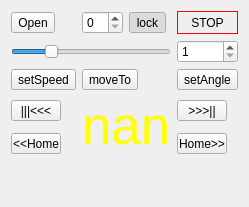
        <widget class="QWidget" name="tab_angle">
         <attribute name="title">
          <string>angle</string>
         </attribute>
         <layout class="QVBoxLayout" name="verticalLayout">
          <item>
           <layout class="QGridLayout" name="gridLayout_2">
            <item row="3" column="0">
             <widget class="QToolButton" name="setStepperSpeed">
              <property name="text">
               <string>setSpeed</string>
              </property>
             </widget>
            </item>
            <item row="4" column="0">
             <widget class="QToolButton" name="CWMoveToStop">
              <property name="sizePolicy">
               <sizepolicy hsizetype="Fixed" vsizetype="Fixed">
                <horstretch>0</horstretch>
                <verstretch>0</verstretch>
               </sizepolicy>
              </property>
              <property name="maximumSize">
               <size>
                <width>50</width>
                <height>16777215</height>
               </size>
              </property>
              <property name="text">
               <string>|||&lt;&lt;&lt;</string>
              </property>
             </widget>
            </item>
            <item row="0" column="0">
             <widget class="QToolButton" name="openAngleSensorPort">
              <property name="text">
               <string>Open</string>
              </property>
              <property name="checkable">
               <bool>true</bool>
              </property>
             </widget>
            </item>
            <item row="4" column="1" rowspan="2" colspan="4">
             <widget class="QLabel" name="currentAngle">
              <property name="styleSheet">
               <string notr="true">color:yellow; font-size:40pt;</string>
              </property>
              <property name="text">
               <string>nan</string>
              </property>
             </widget>
            </item>
            <item row="0" column="1">
             <widget class="QSpinBox" name="angleSensorPort">
              <property name="maximumSize">
               <size>
                <width>50</width>
                <height>16777215</height>
               </size>
              </property>
             </widget>
            </item>
            <item row="1" column="0" rowspan="2" colspan="5">
             <widget class="QSlider" name="stepperSpeed">
              <property name="sizePolicy">
               <sizepolicy hsizetype="Expanding" vsizetype="Expanding">
                <horstretch>0</horstretch>
                <verstretch>0</verstretch>
               </sizepolicy>
              </property>
              <property name="maximumSize">
               <size>
                <width>200</width>
                <height>16777215</height>
               </size>
              </property>
              <property name="minimum">
               <number>50</number>
              </property>
              <property name="maximum">
               <number>2100</number>
              </property>
              <property name="value">
               <number>512</number>
              </property>
              <property name="orientation">
               <enum>Qt::Horizontal</enum>
              </property>
             </widget>
            </item>
            <item row="1" column="5" rowspan="2">
             <widget class="QSpinBox" name="stepperSpeedValue">
              <property name="sizePolicy">
               <sizepolicy hsizetype="Minimum" vsizetype="Expanding">
                <horstretch>0</horstretch>
                <verstretch>0</verstretch>
               </sizepolicy>
              </property>
              <property name="minimum">
               <number>1</number>
              </property>
              <property name="maximum">
               <number>3000</number>
              </property>
             </widget>
            </item>
            <item row="5" column="0">
             <widget class="QToolButton" name="CWHome">
              <property name="maximumSize">
               <size>
                <width>50</width>
                <height>16777215</height>
               </size>
              </property>
              <property name="text">
               <string>&lt;&lt;Home</string>
              </property>
             </widget>
            </item>
            <item row="4" column="5">
             <widget class="QToolButton" name="CCWMoveToStop">
              <property name="sizePolicy">
               <sizepolicy hsizetype="Fixed" vsizetype="Fixed">
                <horstretch>0</horstretch>
                <verstretch>0</verstretch>
               </sizepolicy>
              </property>
              <property name="maximumSize">
               <size>
                <width>50</width>
                <height>16777215</height>
               </size>
              </property>
              <property name="text">
               <string>&gt;&gt;&gt;||</string>
              </property>
             </widget>
            </item>
            <item row="5" column="5">
             <widget class="QToolButton" name="CCWHome">
              <property name="maximumSize">
               <size>
                <width>50</width>
                <height>16777215</height>
               </size>
              </property>
              <property name="text">
               <string>Home&gt;&gt;</string>
              </property>
             </widget>
            </item>
            <item row="0" column="5">
             <widget class="QToolButton" name="stepperStop">
              <property name="sizePolicy">
               <sizepolicy hsizetype="Expanding" vsizetype="Expanding">
                <horstretch>0</horstretch>
                <verstretch>0</verstretch>
               </sizepolicy>
              </property>
              <property name="maximumSize">
               <size>
                <width>100</width>
                <height>50</height>
               </size>
              </property>
              <property name="styleSheet">
               <string notr="true">border: 1px solid red;</string>
              </property>
              <property name="text">
               <string>STOP</string>
              </property>
             </widget>
            </item>
            <item row="0" column="2" colspan="3">
             <widget class="QToolButton" name="stepperLock">
              <property name="text">
               <string>lock</string>
              </property>
              <property name="checkable">
               <bool>true</bool>
              </property>
              <property name="checked">
               <bool>true</bool>
              </property>
             </widget>
            </item>
            <item row="3" column="5">
             <widget class="QToolButton" name="setCustomAngle">
              <property name="maximumSize">
               <size>
                <width>100</width>
                <height>16777215</height>
               </size>
              </property>
              <property name="text">
               <string>setAngle</string>
              </property>
             </widget>
            </item>
            <item row="3" column="1" colspan="4">
             <widget class="QToolButton" name="moveToAngle">
              <property name="text">
               <string>moveTo</string>
              </property>
             </widget>
            </item>
           </layout>
          </item>
          <item>
           <spacer name="verticalSpacer_4">
            <property name="orientation">
             <enum>Qt::Vertical</enum>
            </property>
            <property name="sizeHint" stdset="0">
             <size>
              <width>20</width>
              <height>40</height>
             </size>
            </property>
           </spacer>
          </item>
         </layout>
        </widget>
